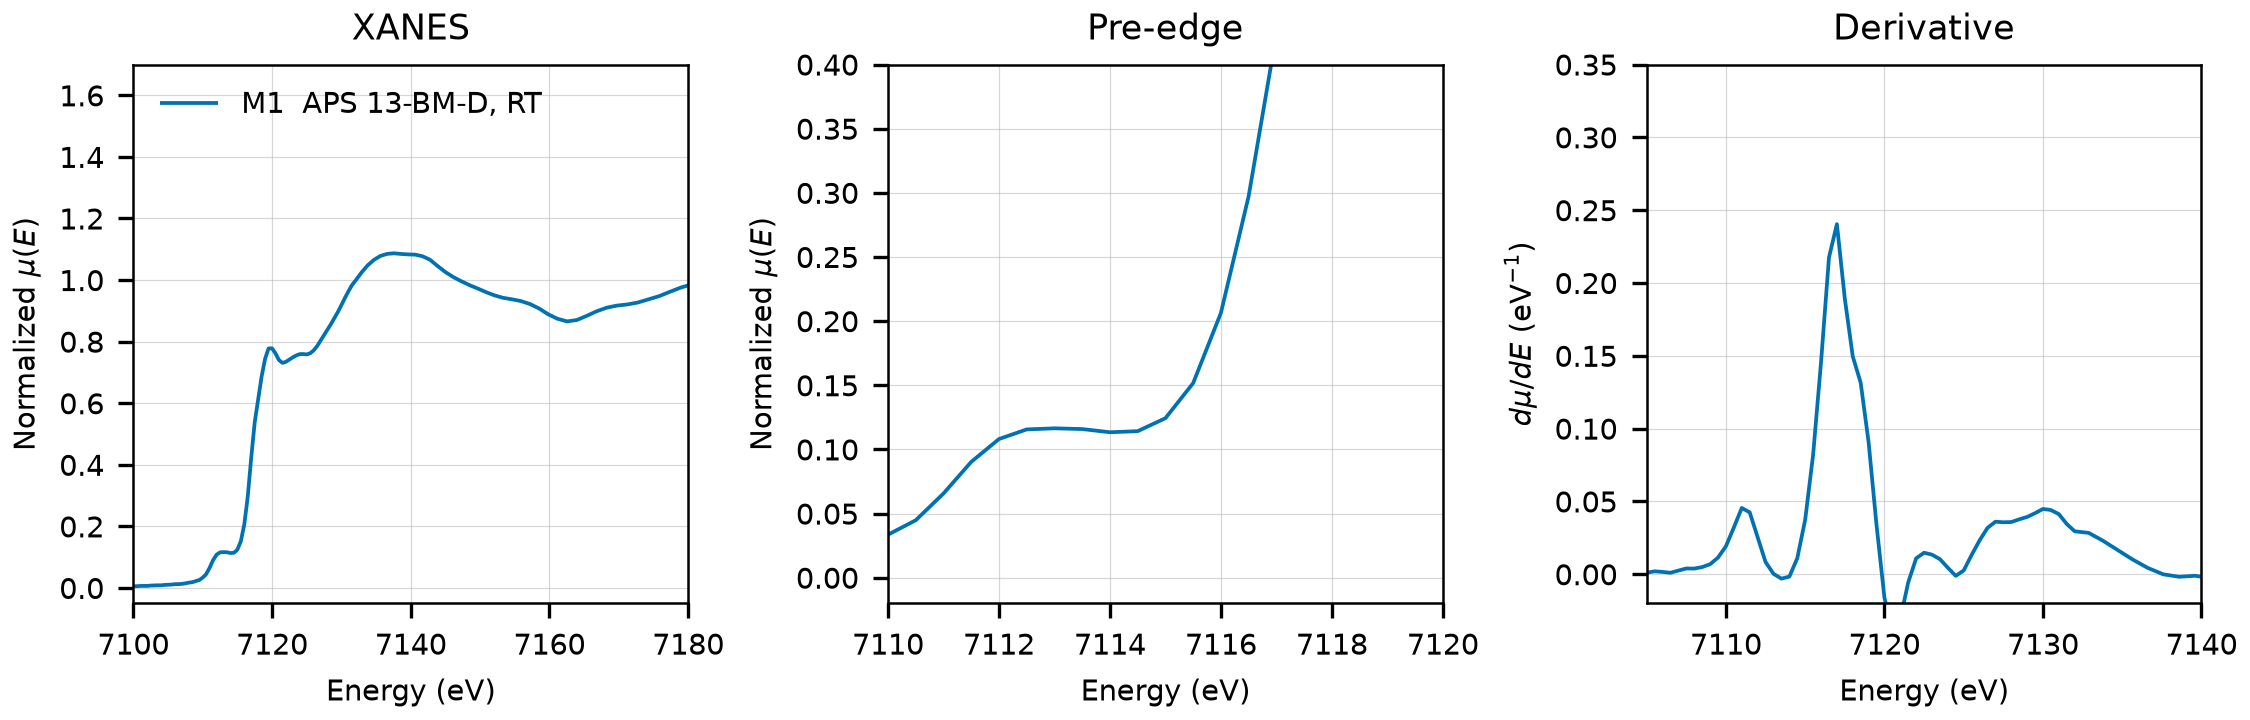

Write Python code to recreate this figure.
"""Plot the experimental Fe K-edge spectrum of pyrite in this folder.

Run from this directory. The output replaces spectra_comparison.png, which the
README links to.
"""

import matplotlib.pyplot as plt
import numpy as np
from larch import Group
from larch.xafs import pre_edge

OUTPUT = "spectra_comparison.png"

MEASUREMENTS = [
    ("M1  APS 13-BM-D, RT", "XASLIB/FeS2_rt_01.xdi", {"ratio": (1, 2)}, "#0072B2"),
]

PRE_EDGE_DEFAULTS = {"pre1": -150, "pre2": -30, "norm1": 150, "norm2": 800, "nnorm": 2, "nvict": 2}


def normalized(path, ratio=None):
    """Return a larch group with the normalized spectrum read from path."""
    data = np.loadtxt(path, comments="#")
    energy = data[:, 0]
    mu = np.log(data[:, ratio[0]] / data[:, ratio[1]])

    group = Group(energy=energy, mu=mu)
    pre_edge(group, **PRE_EDGE_DEFAULTS)
    return group


def main():
    plt.rcParams.update({"font.size": 7, "axes.linewidth": 0.6})
    fig, axes = plt.subplots(1, 3, figsize=(7.5, 2.4), constrained_layout=True)

    for label, path, kwargs, color in MEASUREMENTS:
        group = normalized(path, **kwargs)
        derivative = np.gradient(group.flat, group.energy)
        axes[0].plot(group.energy, group.flat, color=color, lw=0.9, label=label)
        axes[1].plot(group.energy, group.flat, color=color, lw=0.9)
        axes[2].plot(group.energy, derivative, color=color, lw=0.9)

    axes[0].set(
        xlim=(7100, 7180),
        ylim=(-0.05, 1.7),
        xlabel="Energy (eV)",
        ylabel=r"Normalized $\mu(E)$",
        title="XANES",
    )
    axes[0].legend(frameon=False, loc="upper left")

    axes[1].set(
        xlim=(7110, 7120),
        ylim=(-0.02, 0.4),
        xlabel="Energy (eV)",
        ylabel=r"Normalized $\mu(E)$",
        title="Pre-edge",
    )

    axes[2].set(
        xlim=(7105, 7140),
        ylim=(-0.02, 0.35),
        xlabel="Energy (eV)",
        ylabel=r"$d\mu/dE$ (eV$^{-1}$)",
        title="Derivative",
    )

    for ax in axes:
        ax.grid(True, lw=0.3, alpha=0.5)

    fig.savefig(OUTPUT, dpi=300)
    plt.close(fig)
    print(f"wrote {OUTPUT}")


if __name__ == "__main__":
    main()
